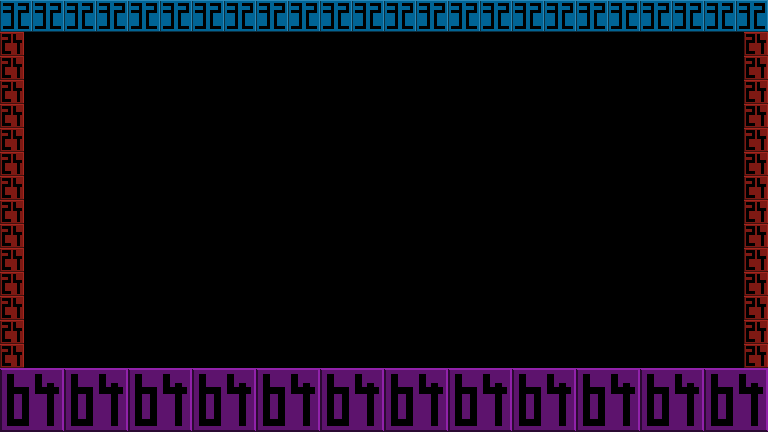

Tiled map render using the project's own tile images. Description and the map definition, with tile-layer contents summarised, below:
An orthogonal 96x54 tile map with 8x8 px tiles, 1 tile layer (Main) and 4 objects.

<map version="1.4" tiledversion="1.4.3" orientation="orthogonal" renderorder="right-down" width="96" height="54" tilewidth="8" tileheight="8" infinite="0" nextlayerid="3" nextobjectid="7">
 <tileset firstgid="1" source="../../Sprites/Tiles/DEV/Metrics/T_metrics.tsx" />
 <layer id="1" name="Main" width="96" height="54">
  <data>[5184 cells, 1404 non-empty, 89 distinct tile ids]</data>
 </layer>
 <objectgroup id="2" name="Col">
  <object id="3" x="0" y="368" width="768" height="64" />
  <object id="4" x="0" y="0" width="768" height="32" />
  <object id="5" x="0" y="32" width="24" height="336" />
  <object id="6" x="744" y="32" width="24" height="336" />
 </objectgroup>
</map>
